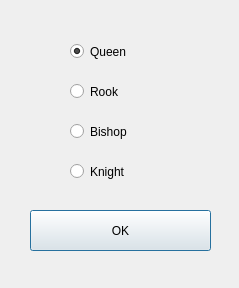
<?xml version="1.0" encoding="UTF-8"?>
<ui version="4.0">
 <class>PromotionSelectoinDialog</class>
 <widget class="QDialog" name="PromotionSelectoinDialog">
  <property name="geometry">
   <rect>
    <x>0</x>
    <y>0</y>
    <width>239</width>
    <height>288</height>
   </rect>
  </property>
  <property name="windowTitle">
   <string>Dialog</string>
  </property>
  <widget class="QRadioButton" name="rb_Queen">
   <property name="geometry">
    <rect>
     <x>70</x>
     <y>40</y>
     <width>161</width>
     <height>23</height>
    </rect>
   </property>
   <property name="text">
    <string>Queen</string>
   </property>
   <property name="checked">
    <bool>true</bool>
   </property>
  </widget>
  <widget class="QRadioButton" name="rb_Rook">
   <property name="geometry">
    <rect>
     <x>70</x>
     <y>80</y>
     <width>161</width>
     <height>23</height>
    </rect>
   </property>
   <property name="text">
    <string>Rook</string>
   </property>
  </widget>
  <widget class="QRadioButton" name="rb_Bishop">
   <property name="geometry">
    <rect>
     <x>70</x>
     <y>120</y>
     <width>161</width>
     <height>23</height>
    </rect>
   </property>
   <property name="text">
    <string>Bishop</string>
   </property>
  </widget>
  <widget class="QRadioButton" name="rb_Knight">
   <property name="geometry">
    <rect>
     <x>70</x>
     <y>160</y>
     <width>161</width>
     <height>23</height>
    </rect>
   </property>
   <property name="text">
    <string>Knight</string>
   </property>
  </widget>
  <widget class="QPushButton" name="bt_Accept">
   <property name="geometry">
    <rect>
     <x>30</x>
     <y>210</y>
     <width>181</width>
     <height>41</height>
    </rect>
   </property>
   <property name="text">
    <string>OK</string>
   </property>
  </widget>
 </widget>
 <resources/>
 <connections/>
</ui>
